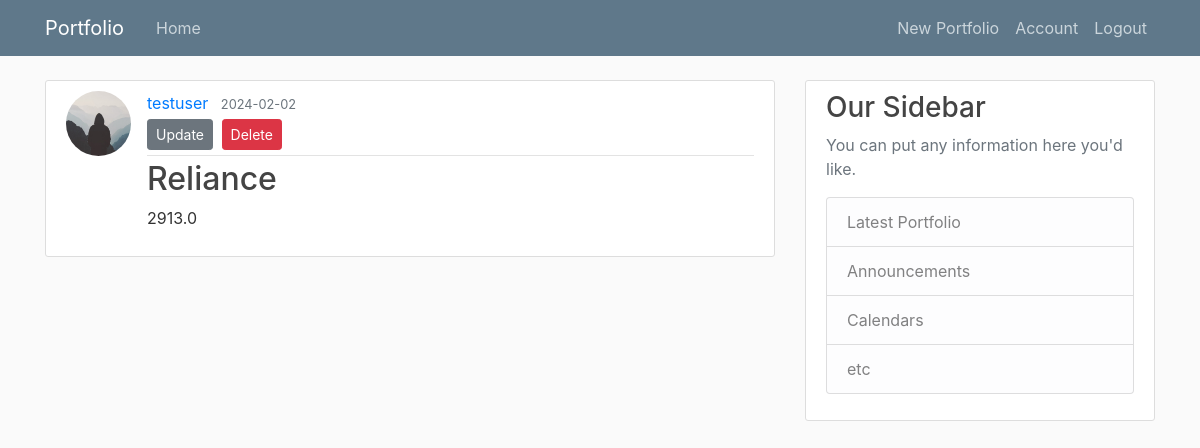
The page /portfolio/1 (signed in) on the database its author committed.
### stock/models.py (models this page shows, shortened)
class User(db.Model, UserMixin):
    id = db.Column(db.Integer, primary_key = True)
    username = db.Column(db.String(20), unique=True, nullable=False)
    email = db.Column(db.String(120), unique=True, nullable=False)
    image_file = db.Column(db.String(20), nullable=False, default='default.jpg')
    password = db.Column(db.String(50), nullable = False)
    portfolios = db.relationship('Portfolio', backref='stockholder', lazy=True) #Portfolio is in uppercase because i am referring to actual Portfolio class

class Portfolio(db.Model):
    id = db.Column(db.Integer, primary_key=True)
    stock_symbol = db.Column(db.String(10), nullable=False)
    quantity = db.Column(db.Integer, nullable=False)
    price = db.Column(db.Float, nullable=False)
    date = db.Column(db.DateTime, nullable=False, default=datetime.utcnow)
    user_id = db.Column(db.Integer, db.ForeignKey('user.id'), nullable=False) #user is in lowercase in ForeignKey because now I am referring to table and column name

### stock/routes.py (the view)
@app.route('/portfolio/<int:portfolio_id>')
def portfolio(portfolio_id):
    portfolio = Portfolio.query.get_or_404(portfolio_id)
    return render_template('portfolio.html', title=portfolio.stock_symbol, portfolio=portfolio)

### stock/models.py (called while the page is built)
@login_manager.user_loader
def load_user(user_id):
    return User.query.get(int(user_id))

### stock/templates/portfolio.html (shortened to what this page needs)
{% extends "layout.html" %}
{% block content %}
{% if portfolio.stockholder == current_user %}
    <article class="media content-section">
      <img class="rounded-circle article-img" src="{{ url_for('static', filename='profile_pics/' + portfolio.stockholder.image_file) }}">
      <div class="media-body">
        <div class="article-metadata">
          <a class="mr-2" href="{{ url_for('user_portfolios', username=portfolio.stockholder.username) }}">{{ portfolio.stockholder.username }}</a>
          <small class="text-muted">{{ portfolio.date.strftime('%Y-%m-%d') }}</small>
            <div>
              <a class="btn btn-secondary btn-sm mt-1 mb-1" href="{{ url_for('update_portfolio', portfolio_id=portfolio.id) }}">Update</a>
              <button type="button" class="btn btn-danger btn-sm m-1" data-toggle="modal" data-target="#deleteModal">Delete</button>
            </div>
          </div>
          <h2 class="article-title">{{ portfolio.stock_symbol }}</h2>
          <p class="article-content">{{ portfolio.price }}</p>
        </div>
      </article>
    {% endif %}
{% endblock content %}

### stock/static/main.css (style rules this page uses)
body { background: #fafafa; color: #333333; margin-top: 5rem; }
h1, h2, h3, h4, h5, h6 { color: #444444; }
.content-section { background: #ffffff; padding: 10px 20px; border: 1px solid #dddddd; border-radius: 3px; margin-bottom: 20px; }
.article-title { color: #444444; }
.article-content { white-space: pre-line; }
.article-img { height: 65px; width: 65px; margin-right: 16px; }
.article-metadata { padding-bottom: 1px; margin-bottom: 4px; border-bottom: 1px solid #e3e3e3 }

### rows shown on the page
User: image_file (placeholder picture), stockholder.username "testuser"
Portfolio: date "2024-02-02", stock_symbol "Reliance", price "2913.0"
